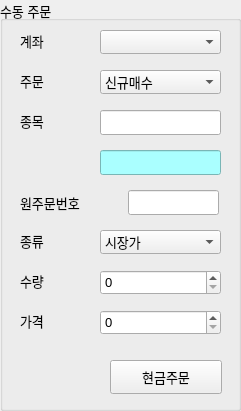
  <widget class="QGroupBox" name="groupBox">
   <property name="geometry">
    <rect>
     <x>20</x>
     <y>30</y>
     <width>241</width>
     <height>411</height>
    </rect>
   </property>
   <property name="font">
    <font>
     <pointsize>10</pointsize>
    </font>
   </property>
   <property name="title">
    <string>수동 주문</string>
   </property>
   <widget class="QLabel" name="label">
    <property name="geometry">
     <rect>
      <x>20</x>
      <y>30</y>
      <width>41</width>
      <height>21</height>
     </rect>
    </property>
    <property name="font">
     <font>
      <pointsize>10</pointsize>
     </font>
    </property>
    <property name="text">
     <string>계좌</string>
    </property>
   </widget>
   <widget class="QLabel" name="label_2">
    <property name="geometry">
     <rect>
      <x>20</x>
      <y>70</y>
      <width>41</width>
      <height>21</height>
     </rect>
    </property>
    <property name="font">
     <font>
      <pointsize>10</pointsize>
     </font>
    </property>
    <property name="text">
     <string>주문</string>
    </property>
   </widget>
   <widget class="QLabel" name="label_3">
    <property name="geometry">
     <rect>
      <x>20</x>
      <y>110</y>
      <width>41</width>
      <height>21</height>
     </rect>
    </property>
    <property name="font">
     <font>
      <pointsize>10</pointsize>
     </font>
    </property>
    <property name="text">
     <string>종목</string>
    </property>
   </widget>
   <widget class="QLabel" name="label_4">
    <property name="geometry">
     <rect>
      <x>20</x>
      <y>230</y>
      <width>77</width>
      <height>21</height>
     </rect>
    </property>
    <property name="font">
     <font>
      <pointsize>10</pointsize>
     </font>
    </property>
    <property name="text">
     <string>종류</string>
    </property>
   </widget>
   <widget class="QLabel" name="label_5">
    <property name="geometry">
     <rect>
      <x>20</x>
      <y>270</y>
      <width>77</width>
      <height>21</height>
     </rect>
    </property>
    <property name="font">
     <font>
      <pointsize>10</pointsize>
     </font>
    </property>
    <property name="text">
     <string>수량</string>
    </property>
   </widget>
   <widget class="QLabel" name="label_6">
    <property name="geometry">
     <rect>
      <x>20</x>
      <y>310</y>
      <width>77</width>
      <height>21</height>
     </rect>
    </property>
    <property name="font">
     <font>
      <pointsize>10</pointsize>
     </font>
    </property>
    <property name="text">
     <string>가격</string>
    </property>
   </widget>
   <widget class="QComboBox" name="comboBox">
    <property name="geometry">
     <rect>
      <x>100</x>
      <y>30</y>
      <width>121</width>
      <height>24</height>
     </rect>
    </property>
    <property name="font">
     <font>
      <pointsize>10</pointsize>
     </font>
    </property>
   </widget>
   <widget class="QComboBox" name="comboBox_2">
    <property name="geometry">
     <rect>
      <x>100</x>
      <y>70</y>
      <width>121</width>
      <height>24</height>
     </rect>
    </property>
    <property name="font">
     <font>
      <pointsize>10</pointsize>
     </font>
    </property>
    <item>
     <property name="text">
      <string>신규매수</string>
     </property>
    </item>
    <item>
     <property name="text">
      <string>신규매도</string>
     </property>
    </item>
    <item>
     <property name="text">
      <string>매수취소</string>
     </property>
    </item>
    <item>
     <property name="text">
      <string>매도취소</string>
     </property>
    </item>
   </widget>
   <widget class="QLineEdit" name="lineEdit">
    <property name="geometry">
     <rect>
      <x>100</x>
      <y>110</y>
      <width>121</width>
      <height>25</height>
     </rect>
    </property>
    <property name="font">
     <font>
      <pointsize>10</pointsize>
     </font>
    </property>
    <property name="maxLength">
     <number>6</number>
    </property>
   </widget>
   <widget class="QLineEdit" name="lineEdit_2">
    <property name="enabled">
     <bool>false</bool>
    </property>
    <property name="geometry">
     <rect>
      <x>100</x>
      <y>150</y>
      <width>121</width>
      <height>25</height>
     </rect>
    </property>
    <property name="font">
     <font>
      <pointsize>10</pointsize>
     </font>
    </property>
    <property name="styleSheet">
     <string notr="true">background-color: rgb(170, 255, 255)</string>
    </property>
   </widget>
   <widget class="QComboBox" name="comboBox_3">
    <property name="geometry">
     <rect>
      <x>100</x>
      <y>230</y>
      <width>121</width>
      <height>24</height>
     </rect>
    </property>
    <property name="font">
     <font>
      <pointsize>10</pointsize>
     </font>
    </property>
    <property name="currentIndex">
     <number>1</number>
    </property>
    <property name="modelColumn">
     <number>0</number>
    </property>
    <item>
     <property name="text">
      <string>지정가</string>
     </property>
    </item>
    <item>
     <property name="text">
      <string>시장가</string>
     </property>
    </item>
   </widget>
   <widget class="QSpinBox" name="spinBox">
    <property name="geometry">
     <rect>
      <x>100</x>
      <y>270</y>
      <width>121</width>
      <height>25</height>
     </rect>
    </property>
    <property name="font">
     <font>
      <pointsize>10</pointsize>
     </font>
    </property>
    <property name="maximum">
     <number>999999</number>
    </property>
   </widget>
   <widget class="QSpinBox" name="spinBox_2">
    <property name="geometry">
     <rect>
      <x>100</x>
      <y>310</y>
      <width>121</width>
      <height>25</height>
     </rect>
    </property>
    <property name="font">
     <font>
      <pointsize>10</pointsize>
     </font>
    </property>
    <property name="maximum">
     <number>999999999</number>
    </property>
   </widget>
   <widget class="QPushButton" name="pushButton">
    <property name="geometry">
     <rect>
      <x>110</x>
      <y>360</y>
      <width>112</width>
      <height>34</height>
     </rect>
    </property>
    <property name="font">
     <font>
      <pointsize>10</pointsize>
     </font>
    </property>
    <property name="text">
     <string>현금주문</string>
    </property>
   </widget>
   <widget class="QLineEdit" name="lineEdit_3">
    <property name="geometry">
     <rect>
      <x>128</x>
      <y>190</y>
      <width>91</width>
      <height>25</height>
     </rect>
    </property>
    <property name="font">
     <font>
      <pointsize>10</pointsize>
     </font>
    </property>
    <property name="text">
     <string/>
    </property>
   </widget>
   <widget class="QLabel" name="label_7">
    <property name="geometry">
     <rect>
      <x>20</x>
      <y>190</y>
      <width>101</width>
      <height>25</height>
     </rect>
    </property>
    <property name="font">
     <font>
      <pointsize>10</pointsize>
     </font>
    </property>
    <property name="text">
     <string>원주문번호</string>
    </property>
   </widget>
  </widget>
